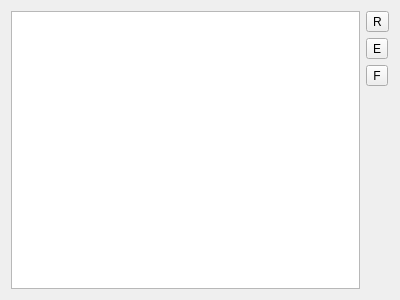
<?xml version="1.0" encoding="UTF-8"?>
<ui version="4.0">
 <class>TraceViewer</class>
 <widget class="QWidget" name="TraceViewer">
  <property name="geometry">
   <rect>
    <x>0</x>
    <y>0</y>
    <width>400</width>
    <height>300</height>
   </rect>
  </property>
  <property name="windowTitle">
   <string>TraceViewer</string>
  </property>
  <layout class="QHBoxLayout" name="horizontalLayout">
   <item>
    <widget class="QPlainTextEdit" name="plainTextEdit"/>
   </item>
   <item>
    <layout class="QVBoxLayout" name="verticalLayout">
     <item>
      <widget class="QToolButton" name="btnRefresh">
       <property name="toolTip">
        <string>Refresh</string>
       </property>
       <property name="text">
        <string>R</string>
       </property>
      </widget>
     </item>
     <item>
      <widget class="QToolButton" name="bExternal">
       <property name="text">
        <string>E</string>
       </property>
      </widget>
     </item>
     <item>
      <widget class="QToolButton" name="bFollow">
       <property name="toolTip">
        <string>Follow</string>
       </property>
       <property name="text">
        <string>F</string>
       </property>
       <property name="checkable">
        <bool>true</bool>
       </property>
      </widget>
     </item>
     <item>
      <spacer name="verticalSpacer">
       <property name="orientation">
        <enum>Qt::Vertical</enum>
       </property>
       <property name="sizeHint" stdset="0">
        <size>
         <width>20</width>
         <height>40</height>
        </size>
       </property>
      </spacer>
     </item>
    </layout>
   </item>
  </layout>
 </widget>
 <resources/>
 <connections/>
</ui>
